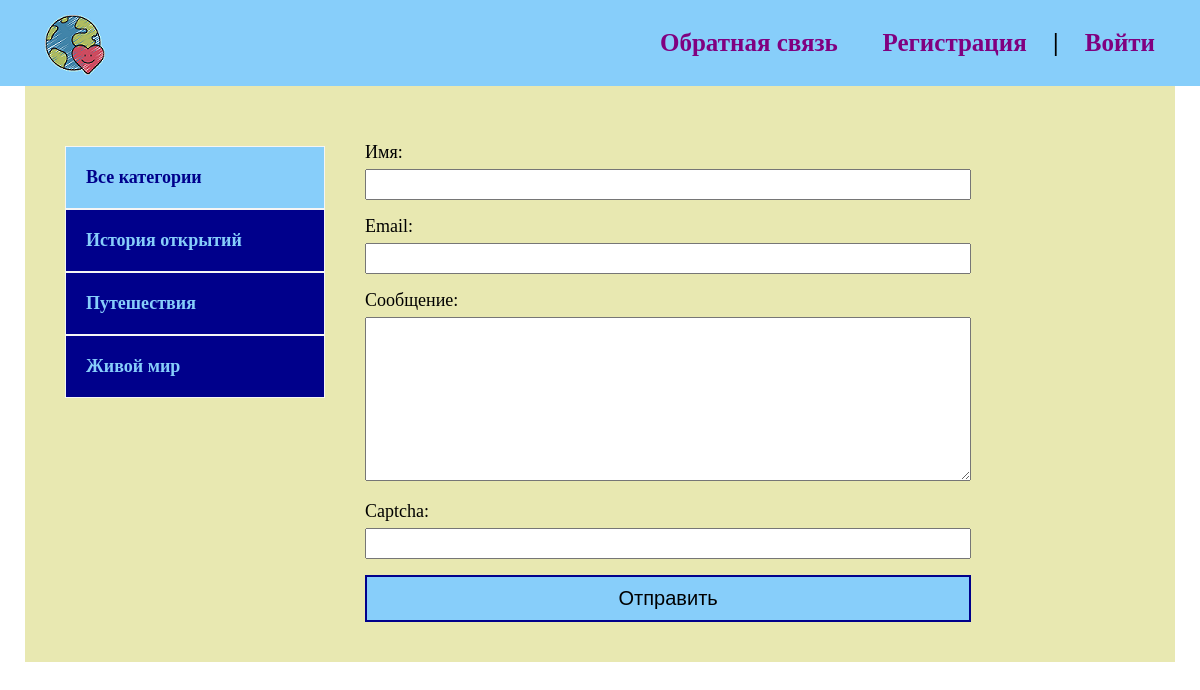
Page /contact/ on the committed database.
### blog/models.py (models this page shows, shortened)
class Category(models.Model):
    name = models.CharField(max_length=150, verbose_name='Название')
    slug = models.SlugField(max_length=150, unique=True, verbose_name='URL')
    def get_absolute_url(self):
        return reverse('category', kwargs={'cat_slug': self.slug})
    class Meta:
        verbose_name = 'категорию'
        verbose_name_plural = 'Категории'

### blog/views.py (the view, shortened to what this page needs)
# urls.py: path('contact/', ContactFormView.as_view(), name='contact'),
class ContactFormView(DataMixin, FormView):
    form_class = ContactForm
    template_name = 'blog/contact.html'
    success_url = reverse_lazy('index')
    def get_context_data(self, *, object_list=None, **kwargs):
        context = super().get_context_data(**kwargs)
        c_def = self.get_user_context(title='Обратная связь')
        return dict(list(context.items()) + list(c_def.items()))

### blog/forms.py
class ContactForm(forms.Form):
    name = forms.CharField(label='Имя', max_length=255)
    email = forms.EmailField(label='Email')
    message = forms.CharField(label='Сообщение', widget=forms.Textarea(attrs={'cols': 60, 'rows': 10}))
    captcha = CaptchaField(label='Капча')

### blog/utils.py (called while the page is built)
    def get_user_context(self, **kwargs):
        context = kwargs
        cats = Category.objects.annotate(Count('blog'))
        user_menu = menu.copy()
        if not self.request.user.is_authenticated:
            user_menu.pop(0)
        context['menu'] = user_menu
        context['cats'] = cats
        if 'cat_selected' not in context:
            context['cat_selected'] = 0
        return context

### blog/templates/blog/contact.html (shortened to what this page needs)
{% extends 'blog/base.html' %}
{% block content %}
<form method="post">
    {{ form.as_p }}
    <button class="form-button">Отправить</button>
</form>
{% endblock %}

### blog/templates/blog/base.html (shortened to what this page needs)
<!DOCTYPE html>
{% load static %}
{% load blog_tags %}
<html lang="en">
<head>
    <link rel="stylesheet" href="{% static 'css/style.css' %}">
</head>
<body>
<div class="header">
    <div class="wrap">
        <ul class="mainmenu">
            <li class="logo"><a href="{% url 'index' %}"><img src="{% static 'blog/logo.png' %}" alt=""></a></li>
            {% for m in menu %}
                <li class="last"><a href="{% url m.url_name %}">{{ m.title }}</a></li>
            {% endfor %}
            {% if request.user.is_authenticated %}
                <li class="last" style="color: darkblue">{{ user.username }} | <a href="{% url 'logout' %}">Выйти</a></li>
            {% else %}
                <li class="last"><a href="{% url 'register' %}">Регистрация</a> | <a href="{% url 'login' %}">Войти</a></li>
            {% endif %}
        </ul>
    </div>
</div>
<div class="content">
    <div class="wrap">
        <div class="sidebar">
            <ul>
                {% if cat_selected == 0 %}
                    <li class="selected">Все категории</li>
                {% else %}
                    <li><a href="{% url 'index' %}">Все категории</a></li>
                {% endif %}
                {% for c in cats %}
                    {% if c.blog__count > 0 %}
                        {% if c.pk == cat_selected %}
                            <li class="selected">{{ c.name }}</li>
                        {% else %}
                            <li><a href="{{ c.get_absolute_url }}">{{ c.name }}</a></li>
                        {% endif %}
                    {% endif %}
                {% endfor %}
            </ul>
        </div>
        <div class="main">
            {% block content %}
            {% endblock %}
        </div>
    </div>
</div>
</body>
</html>

### blog/static/css/style.css (style rules this page uses)
html { background-image: url(32261-priroda_palma_more.jpg); background-repeat: no-repeat; background-position: center center; background-attachment: fixed; -webkit-background-size: cover; -moz-background-size: cover; -o-background-size: cover; background-size: cover; }
body { margin: 0; padding: 0; }
.wrap { max-width: 1150px; margin: 0 auto; }
.content .wrap { background: rgb(232, 232, 177); padding: 40px; box-sizing: border-box; display: flex; }
ul { list-style: none; margin: 0; padding: 0; }
a { color: purple; padding: 20px; text-decoration: none; }
.sidebar a { color: lightskyblue; }
.header { background: lightskyblue; }
.mainmenu { display: flex; font-size: 25px; font-weight: bold; padding: 5px 0; align-items: center; justify-content: space-between; }
.logo { flex-basis: 65%; padding-top: 10px; }
.last { flex-basis: 40%; text-align: right; }
.sidebar ul { width: 260px; margin-right: 40px; margin-top: 20px; }
.sidebar a { display: block; padding: 20px; border: 1px solid whitesmoke; background: darkblue; font-weight: bold; font-size: 18px; }
.sidebar { background: rgb(232, 232, 177); }
.main { background: rgb(232, 232, 177); }
.selected { padding: 20px; font-size: 18px; border: 1px solid whitesmoke; font-weight: bold; background: lightskyblue; color: darkblue; }
.form-button { width: 100%; border: 2px solid darkblue; background: lightskyblue; padding: 10px; font-size: 20px; cursor: pointer; }
form label { font-size: 18px; }
input, textarea { width: 100%; margin-top: 6px; padding: 6px; box-sizing: border-box; }
label { font-size: 20px; }
.last a { display: inline; }

### rows in the picture
Category: name "История открытий"
Category: name "Путешествия"
Category: name "Живой мир"

### other values in the picture
{{ m.title }} "Обратная связь"
